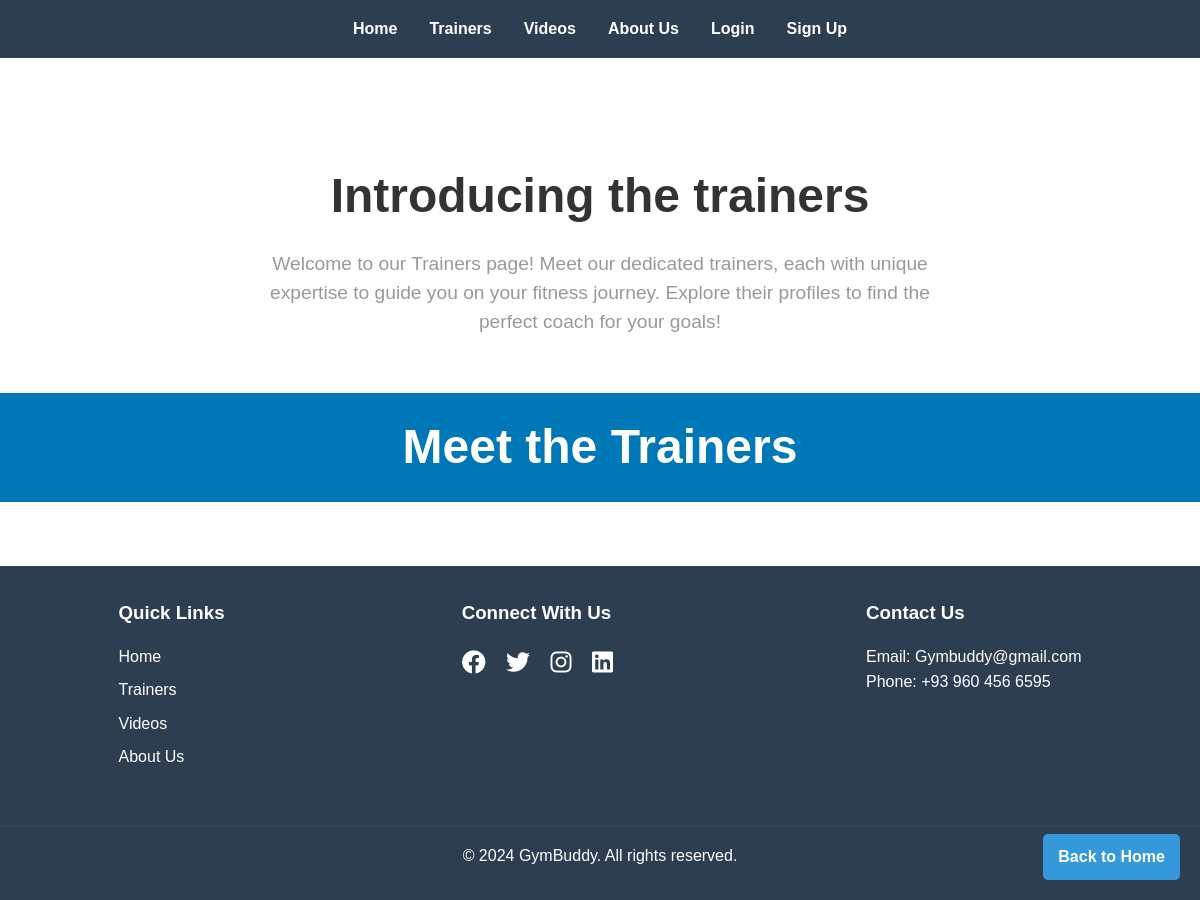
/trainers.php, run on an earlier commit of the app's database.
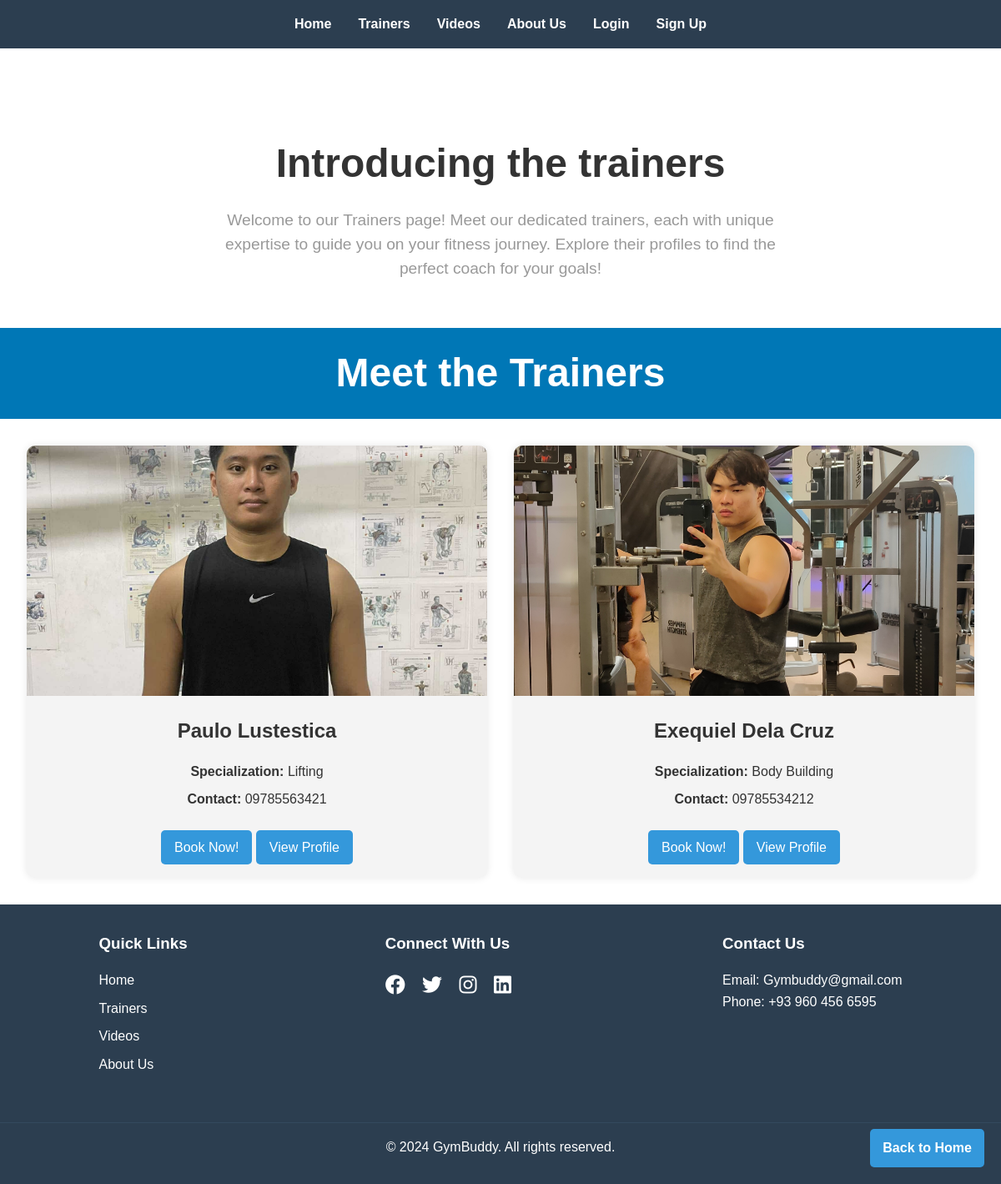
And on a later commit of the database.
### tables this page shows
CREATE TABLE `trainers` (
  `id` int(11) NOT NULL,
  `name` varchar(100) NOT NULL,
  `description` text DEFAULT NULL,
  `contact` varchar(50) DEFAULT NULL,
  `image_url` varchar(255) DEFAULT NULL,
  `specialization` varchar(255) DEFAULT NULL
);

### trainers.php (the view, shortened to what this page needs)
<?php
include 'php/config.php';
$sql = "SELECT * FROM trainers";
$stmt = $pdo->query($sql);
$trainers = $stmt->fetchAll();
?>
<!DOCTYPE html>
<html lang="en">
<head>
    <link rel="stylesheet" href="css/style.css">
    <link rel="stylesheet" href="https://cdnjs.cloudflare.com/ajax/libs/font-awesome/6.1.1/css/all.min.css">
</head>
<body>
    <header>
        <nav>
            <ul>
                <li><a href="index.php">Home</a></li>
                <li><a href="trainers.php">Trainers</a></li>
                <li><a href="videos.php">Videos</a></li>
                <li><a href="about.php">About Us</a></li>
                <?php if(isset($_SESSION['user_id'])): ?>
                    <?php if(isset($_SESSION['user_role']) && $_SESSION['user_role'] === 'admin'): ?>
                        <li><a href="php/admin_dashboard.php">Admin Dashboard</a></li>
                    <?php endif; ?>
                    <li><a href="php/logout.php">Logout</a></li>
                <?php else: ?>
                    <li><a href="php/login.php">Login</a></li>
                    <li><a href="php/signup.php">Sign Up</a></li>
                <?php endif; ?>
            </ul>
        </nav>
    </header>
    <main>
        <section class="about" id="about">
<div class="row">
   <div class="content">
        <h3>Introducing the trainers</h3>
        <p>
            Welcome to our Trainers page! Meet our dedicated trainers, each with unique expertise to guide you on your fitness journey. Explore their profiles to find the perfect coach for your goals!</p>
   </div>
</div>
</section>
<section class="trainers">
<h1 class="heading">Meet the Trainers</h1>
</section>
<div class="trainers-grid">
    <?php foreach ($trainers as $trainer): ?>
        <div class="trainer-card">
            <img src="uploads/<?php echo htmlspecialchars($trainer['image_url']); ?>" alt="<?php echo htmlspecialchars($trainer['name']); ?>">
            <h2><?php echo htmlspecialchars($trainer['name']); ?></h2>
            <p><strong>Specialization:</strong> <?php echo htmlspecialchars($trainer['specialization']); ?></p>
            <p><strong>Contact:</strong> <?php echo htmlspecialchars($trainer['contact']); ?></p>
            <a href="booking.php?trainer_id=<?php echo $trainer['id']; ?>" class="btn book-now">Book Now!</a>
            <a href="trainer_profile.php?trainer_id=<?php echo $trainer['id']; ?>" class="btn book-now">View Profile</a>
        </div>
    <?php endforeach; ?>
</div>
    </main>
    <footer>
        <div class="footer-content">
            <div class="footer-section">
                <h3>Quick Links</h3>
                <ul>
                    <li><a href="index.php">Home</a></li>
                    <li><a href="trainers.php">Trainers</a></li>
                    <li><a href="videos.php">Videos</a></li>
                    <li><a href="about.php">About Us</a></li>
                </ul>
            </div>
            <div class="footer-section">
                <h3>Connect With Us</h3>
                <div class="social-icons">
                    <a href="#"><i class="fab fa-facebook"></i></a>
                    <a href="#"><i class="fab fa-twitter"></i></a>
                    <a href="#"><i class="fab fa-instagram"></i></a>
                    <a href="#"><i class="fab fa-linkedin"></i></a>
                </div>
            </div>
            <div class="footer-section">
                <h3>Contact Us</h3>
                <p>Email: Gymbuddy@gmail.com</p>
                <p>Phone: +93 960 456 6595</p>
            </div>
        </div>
        <div class="footer-bottom">
            <p>&copy; 2024 GymBuddy. All rights reserved.</p>
        </div>
    </footer>
    <a href="index.php" class="back-to-home">Back to Home</a>
</body>
</html>

What changed in the data, as far as the page shows it:
added trainers: image_url (picture), name "Paulo Lustestica", specialization "Lifting", contact "09785563421"
added trainers: image_url (picture), name "Exequiel Dela Cruz", specialization "Body Building", contact "09785534212"
